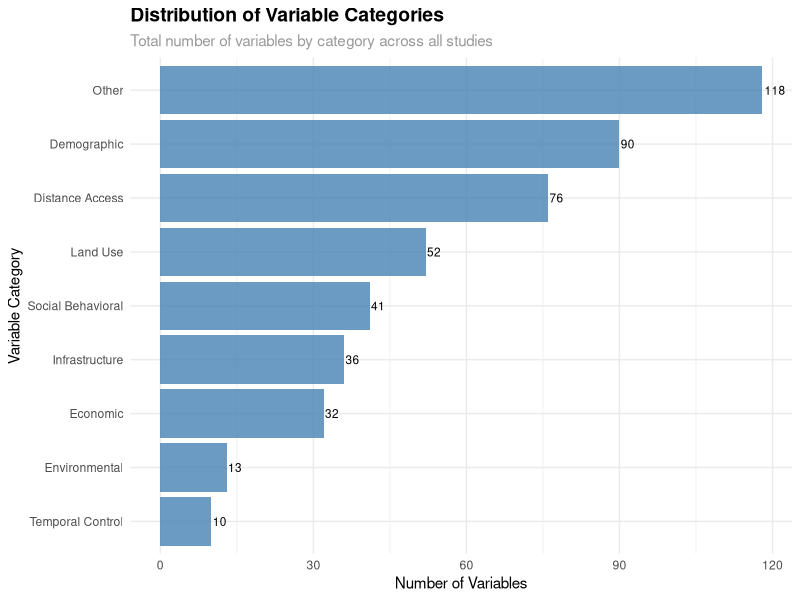
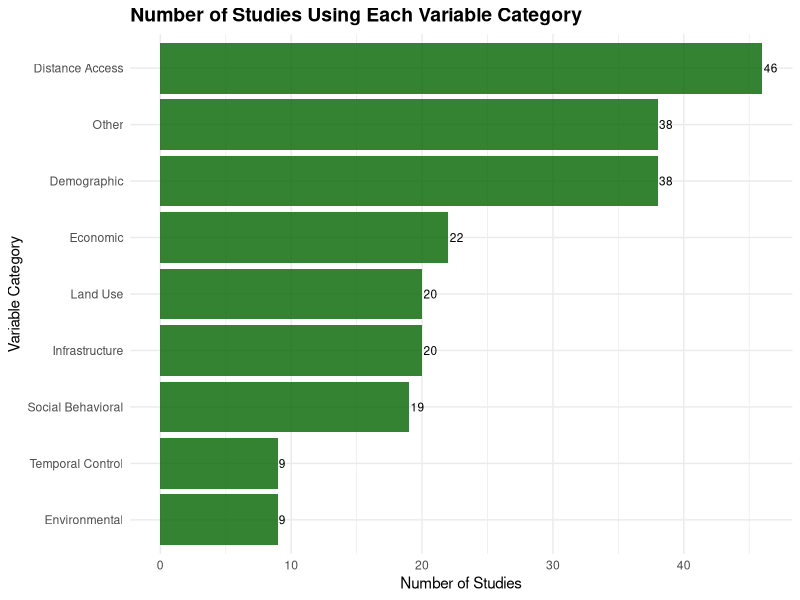
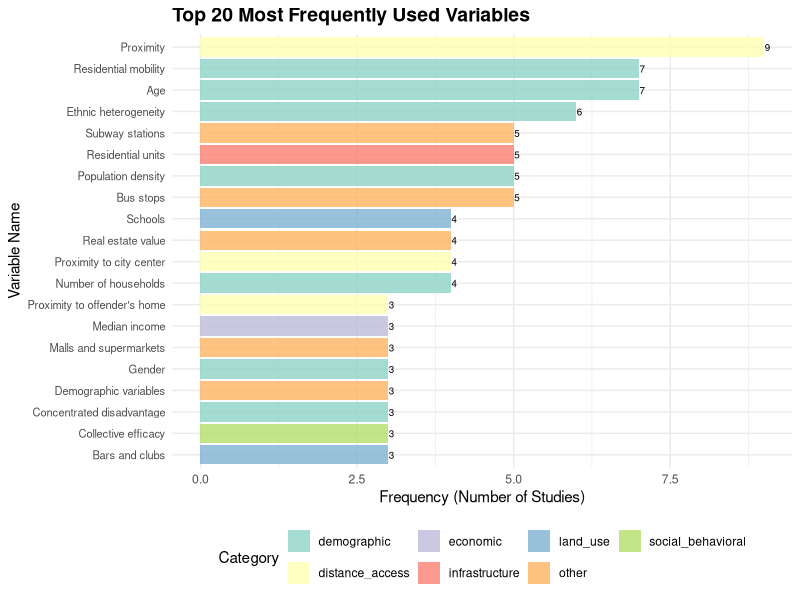
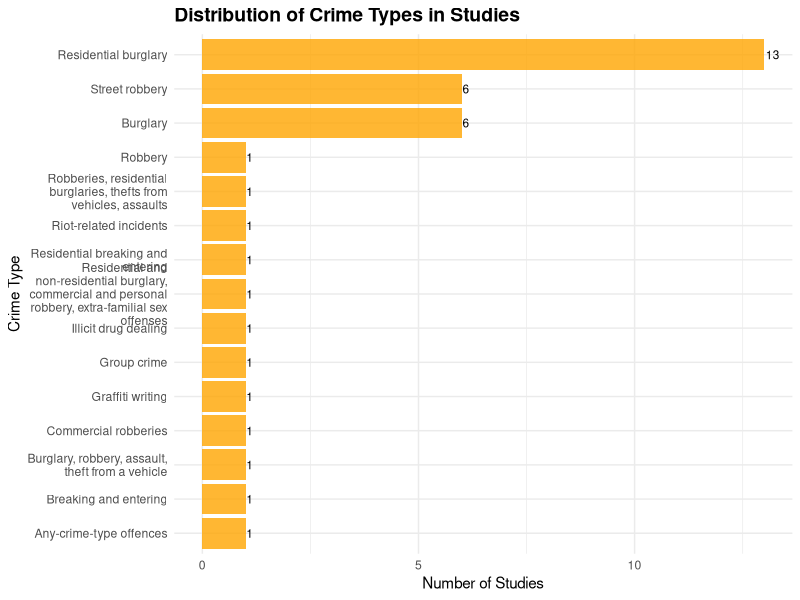
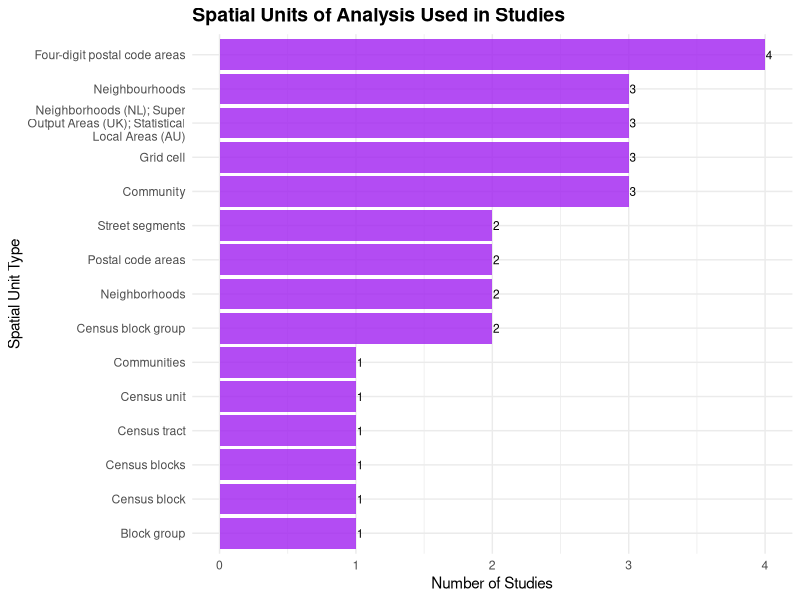
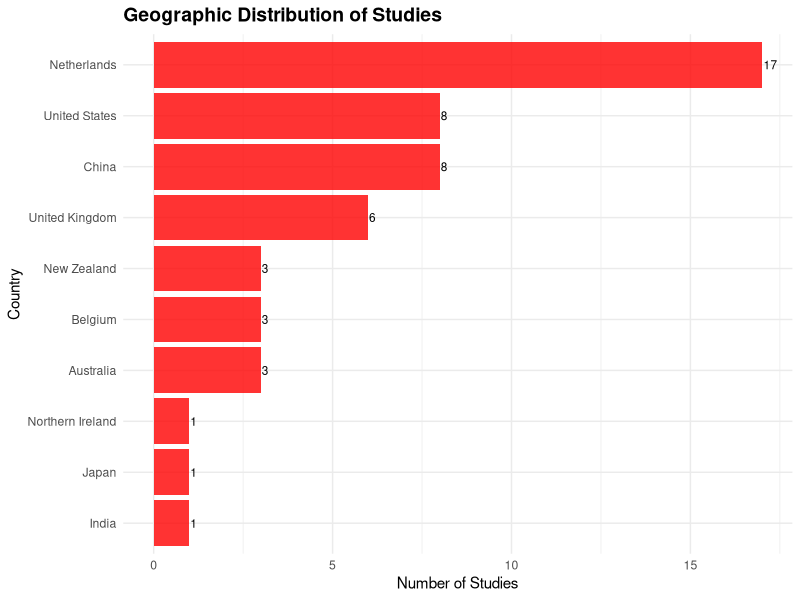

Reproduce these figures in R, in order. (Note: this script raises an error after producing the figures.)
# Variable Analysis and Visualization Script
# Author: Kuralarasan Kumar
# Date: July 7, 2025

library(tidyverse)
library(here)
library(ggplot2)
library(scales)
library(RColorBrewer)

# Load the processed data (run improved_variable_extraction.R first)
print("Loading processed data...")

studies_metadata <- read_csv(here("Output", "studies_metadata.csv"))
variables_long <- read_csv(here("Output", "variables_extracted.csv"))
var_frequency <- read_csv(here("Output", "variable_frequency_summary.csv"))
common_variables <- read_csv(here("Output", "common_variables.csv"))

# Create visualizations

# 1. Variable categories frequency
var_category_plot <- var_frequency %>%
  mutate(variable_category = str_replace_all(variable_category, "_", " "),
         variable_category = str_to_title(variable_category)) %>%
  ggplot(aes(x = reorder(variable_category, total_variables), y = total_variables)) +
  geom_col(fill = "steelblue", alpha = 0.8) +
  geom_text(aes(label = total_variables), hjust = -0.1, size = 3) +
  coord_flip() +
  labs(
    title = "Distribution of Variable Categories",
    subtitle = "Total number of variables by category across all studies",
    x = "Variable Category",
    y = "Number of Variables"
  ) +
  theme_minimal() +
  theme(
    plot.title = element_text(size = 14, face = "bold"),
    plot.subtitle = element_text(size = 11, color = "gray60")
  )

ggsave(here("Output", "variable_categories_frequency.png"), 
       var_category_plot, width = 10, height = 6, dpi = 300)

# 2. Studies per variable category
studies_per_category <- variables_long %>%
  group_by(variable_category) %>%
  summarise(studies_count = n_distinct(study_id)) %>%
  mutate(variable_category = str_replace_all(variable_category, "_", " "),
         variable_category = str_to_title(variable_category))

studies_category_plot <- studies_per_category %>%
  ggplot(aes(x = reorder(variable_category, studies_count), y = studies_count)) +
  geom_col(fill = "darkgreen", alpha = 0.8) +
  geom_text(aes(label = studies_count), hjust = -0.1, size = 3) +
  coord_flip() +
  labs(
    title = "Number of Studies Using Each Variable Category",
    x = "Variable Category",
    y = "Number of Studies"
  ) +
  theme_minimal() +
  theme(
    plot.title = element_text(size = 14, face = "bold")
  )

ggsave(here("Output", "studies_per_category.png"), 
       studies_category_plot, width = 10, height = 6, dpi = 300)

# 3. Most common individual variables (top 20)
top_variables_plot <- common_variables %>%
  slice_head(n = 20) %>%
  mutate(variable_name = str_wrap(variable_name, 40)) %>%
  ggplot(aes(x = reorder(variable_name, frequency), y = frequency)) +
  geom_col(aes(fill = variable_category), alpha = 0.8) +
  geom_text(aes(label = frequency), hjust = -0.1, size = 2.5) +
  coord_flip() +
  labs(
    title = "Top 20 Most Frequently Used Variables",
    x = "Variable Name",
    y = "Frequency (Number of Studies)",
    fill = "Category"
  ) +
  theme_minimal() +
  theme(
    plot.title = element_text(size = 14, face = "bold"),
    axis.text.y = element_text(size = 8),
    legend.position = "bottom"
  ) +
  scale_fill_brewer(type = "qual", palette = "Set3")

ggsave(here("Output", "top_variables.png"), 
       top_variables_plot, width = 12, height = 8, dpi = 300)

# 4. Crime types analysis
crime_types <- studies_metadata %>%
  filter(!is.na(crime_type) & crime_type != "") %>%
  count(crime_type, sort = TRUE) %>%
  mutate(crime_type = str_wrap(crime_type, 30))

if (nrow(crime_types) > 0) {
  crime_types_plot <- crime_types %>%
    slice_head(n = 15) %>%
    ggplot(aes(x = reorder(crime_type, n), y = n)) +
    geom_col(fill = "orange", alpha = 0.8) +
    geom_text(aes(label = n), hjust = -0.1, size = 3) +
    coord_flip() +
    labs(
      title = "Distribution of Crime Types in Studies",
      x = "Crime Type",
      y = "Number of Studies"
    ) +
    theme_minimal() +
    theme(
      plot.title = element_text(size = 14, face = "bold")
    )
  
  ggsave(here("Output", "crime_types_distribution.png"), 
         crime_types_plot, width = 10, height = 6, dpi = 300)
}

# 5. Spatial units of analysis
suoa_types <- studies_metadata %>%
  filter(!is.na(suoa_type) & suoa_type != "") %>%
  count(suoa_type, sort = TRUE) %>%
  mutate(suoa_type = str_wrap(suoa_type, 30))

if (nrow(suoa_types) > 0) {
  suoa_plot <- suoa_types %>%
    slice_head(n = 15) %>%
    ggplot(aes(x = reorder(suoa_type, n), y = n)) +
    geom_col(fill = "purple", alpha = 0.8) +
    geom_text(aes(label = n), hjust = -0.1, size = 3) +
    coord_flip() +
    labs(
      title = "Spatial Units of Analysis Used in Studies",
      x = "Spatial Unit Type",
      y = "Number of Studies"
    ) +
    theme_minimal() +
    theme(
      plot.title = element_text(size = 14, face = "bold")
    )
  
  ggsave(here("Output", "spatial_units_distribution.png"), 
         suoa_plot, width = 10, height = 6, dpi = 300)
}

# 6. Countries/regions analysis
countries <- studies_metadata %>%
  filter(!is.na(country) & country != "") %>%
  count(country, sort = TRUE)

if (nrow(countries) > 0) {
  countries_plot <- countries %>%
    slice_head(n = 15) %>%
    ggplot(aes(x = reorder(country, n), y = n)) +
    geom_col(fill = "red", alpha = 0.8) +
    geom_text(aes(label = n), hjust = -0.1, size = 3) +
    coord_flip() +
    labs(
      title = "Geographic Distribution of Studies",
      x = "Country",
      y = "Number of Studies"
    ) +
    theme_minimal() +
    theme(
      plot.title = element_text(size = 14, face = "bold")
    )
  
  ggsave(here("Output", "countries_distribution.png"), 
         countries_plot, width = 10, height = 6, dpi = 300)
}

# 7. Variable complexity by study (number of variables per study)
var_complexity <- variables_long %>%
  group_by(study_id) %>%
  summarise(
    total_variables = n(),
    unique_categories = n_distinct(variable_category)
  ) %>%
  left_join(studies_metadata %>% select(study_id, extracted_title), by = "study_id")

complexity_plot <- var_complexity %>%
  ggplot(aes(x = total_variables, y = unique_categories)) +
  geom_point(alpha = 0.6, size = 2, color = "darkblue") +
  geom_smooth(method = "lm", se = FALSE, color = "red", linetype = "dashed") +
  labs(
    title = "Variable Complexity Across Studies",
    subtitle = "Relationship between total variables and category diversity",
    x = "Total Number of Variables",
    y = "Number of Variable Categories"
  ) +
  theme_minimal() +
  theme(
    plot.title = element_text(size = 14, face = "bold"),
    plot.subtitle = element_text(size = 11, color = "gray60")
  )

ggsave(here("Output", "variable_complexity.png"), 
       complexity_plot, width = 10, height = 6, dpi = 300)

# Create summary report
summary_stats <- list(
  total_studies = nrow(studies_metadata),
  total_variables = nrow(variables_long),
  unique_variables = n_distinct(variables_long$variable_name),
  variable_categories = n_distinct(variables_long$variable_category),
  countries = n_distinct(studies_metadata$country, na.rm = TRUE),
  crime_types = n_distinct(studies_metadata$crime_type, na.rm = TRUE)
)

# Save summary report
write_lines(
  c("=== VARIABLE EXTRACTION SUMMARY REPORT ===",
    paste("Date:", Sys.Date()),
    "",
    "=== BASIC STATISTICS ===",
    paste("Total studies processed:", summary_stats$total_studies),
    paste("Total variables extracted:", summary_stats$total_variables),
    paste("Unique variable names:", summary_stats$unique_variables),
    paste("Variable categories:", summary_stats$variable_categories),
    paste("Countries represented:", summary_stats$countries),
    paste("Crime types studied:", summary_stats$crime_types),
    "",
    "=== TOP VARIABLE CATEGORIES ===",
    paste(capture.output(print(var_frequency)), collapse = "\n"),
    "",
    "=== TOP 10 MOST COMMON VARIABLES ===",
    paste(capture.output(print(head(common_variables, 10))), collapse = "\n")
  ),
  here("Output", "summary_report.txt")
)

print("Analysis completed! Check the Output folder for:")
print("- Variable category frequency plot")
print("- Studies per category plot")
print("- Top variables plot")
print("- Crime types distribution plot")
print("- Spatial units distribution plot")
print("- Countries distribution plot")
print("- Variable complexity plot")
print("- Summary report")
